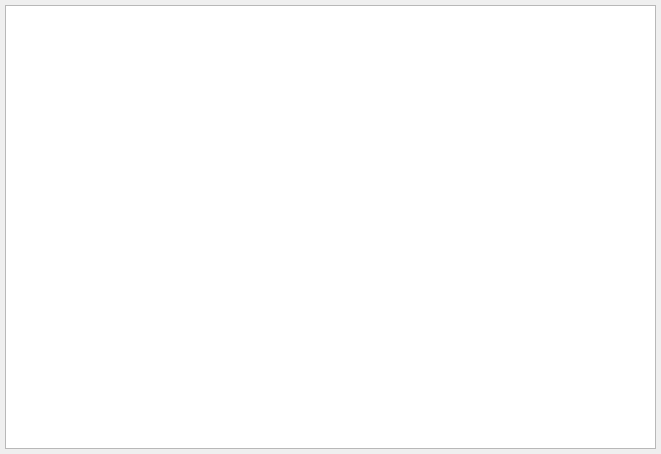
<?xml version="1.0" encoding="UTF-8"?>
<ui version="4.0">
 <class>accountsmanagementpanel</class>
 <widget class="QWidget" name="accountsmanagementpanel">
  <property name="geometry">
   <rect>
    <x>0</x>
    <y>0</y>
    <width>661</width>
    <height>454</height>
   </rect>
  </property>
  <property name="windowTitle">
   <string>Form</string>
  </property>
  <layout class="QVBoxLayout" name="verticalLayout">
   <property name="leftMargin">
    <number>5</number>
   </property>
   <property name="topMargin">
    <number>5</number>
   </property>
   <property name="rightMargin">
    <number>5</number>
   </property>
   <property name="bottomMargin">
    <number>5</number>
   </property>
   <item>
    <widget class="QTreeView" name="treeAccounts">
     <property name="editTriggers">
      <set>QAbstractItemView::NoEditTriggers</set>
     </property>
     <attribute name="headerCascadingSectionResizes">
      <bool>true</bool>
     </attribute>
    </widget>
   </item>
  </layout>
 </widget>
 <resources/>
 <connections/>
</ui>
